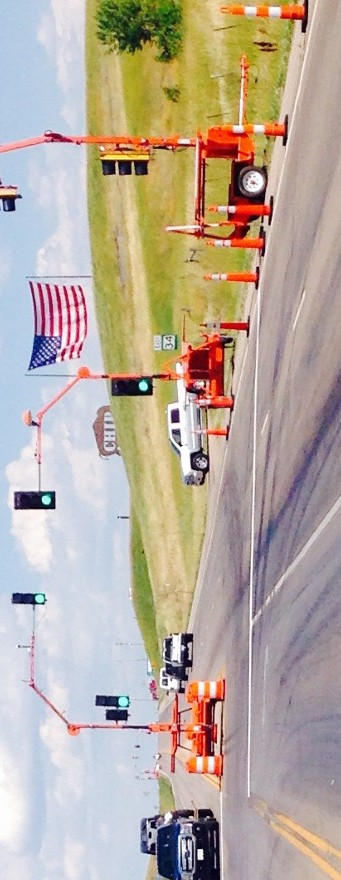
#> input picture Line_Data/test_images/1.jpg, 341 x 880 px; its folder holds only this picture in this run
$ jupyter execute --allow-errors line_detection.ipynb   (shell and % lines are left out)
#> lines starting #> are read from the running program, lines starting #| are printed output that depends on the picture; after the words box and inside, x2 and y2 are one past the last pixel; in counts of white or black regions, pixels touching at a corner belong together
#> further down, image is the input picture: shape (880, 341, 3); mean R, G, B 184.1, 171, 157.9
[cell 1]
import matplotlib.pyplot as plt
import matplotlib.image as mpimg
import numpy as np
from PIL import Image
import cv2
import math

[cell 2]
def grayscale(img):
    return cv2.cvtColor(img, cv2.COLOR_RGB2GRAY)
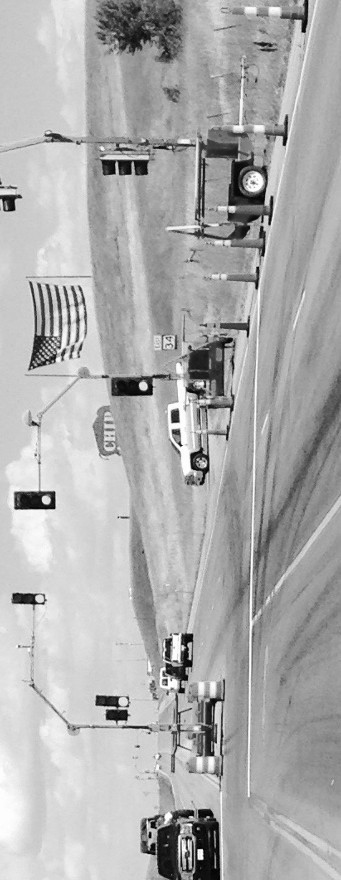
#> returned value: shape (880, 341); min 1, max 255, mean 173.4

def canny(img, low_threshold, high_threshold):
#> called with low_threshold = 100, high_threshold = 200
    return cv2.Canny(img, low_threshold, high_threshold)
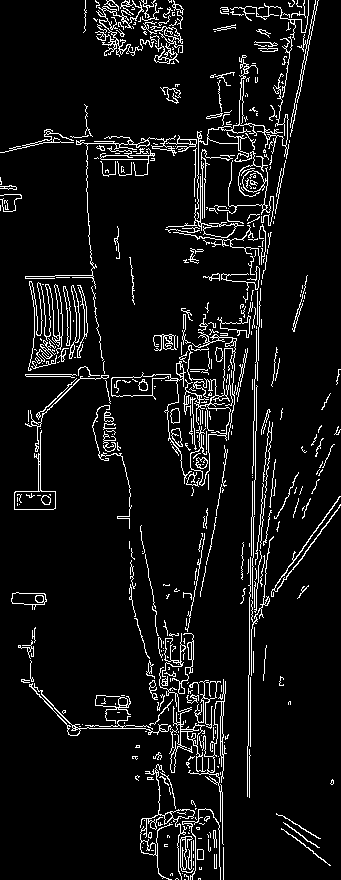
#> returned value: shape (880, 341); 7.1% white in thin lines or dots

def gaussian_blur(img, kernel_size):
    return cv2.GaussianBlur(img, (kernel_size, kernel_size), 0)

def region_of_interest(img, vertices):
    mask = np.zeros_like(img)
    if len(img.shape) > 2:
        channel_count = img.shape[2]
        ignore_mask_color = (255,) * channel_count
    else:
        ignore_mask_color = 255
    cv2.fillPoly(mask, vertices, ignore_mask_color)
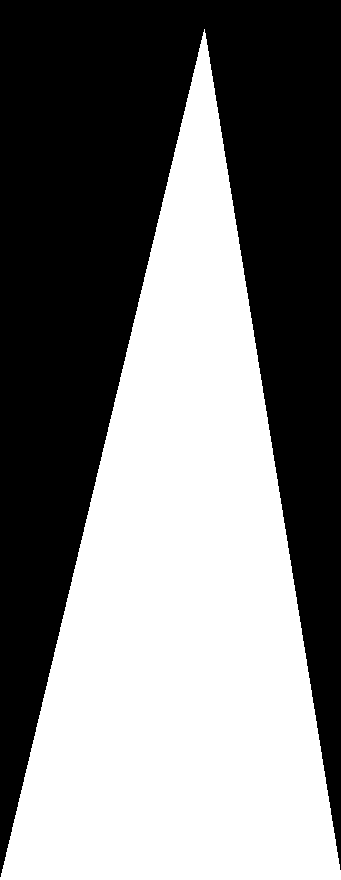
#> mask: shape (880, 341); 48.6% white; 1 white region, box (x1, y1, x2, y2) and area: (0, 29, 341, 880) 145929
    masked_image = cv2.bitwise_and(img, mask)
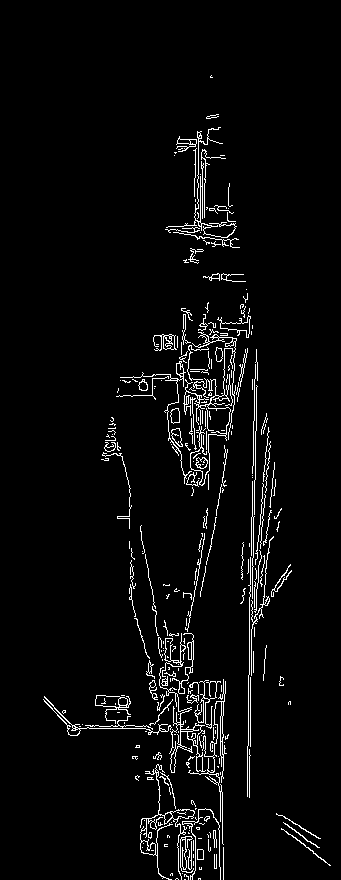
#> masked_image: shape (880, 341); 3.8% white in thin lines or dots, all inside (x1, y1, x2, y2) = (43, 75, 331, 880)
#> `lines = cv2.HoughLinesP( cropped_image, rho=4, theta=np.pi / 60, thres..`: lines = 128 rows, first 6: [202, 773, 202, 749], [201, 168, 201, 152], [194, 235, 194, 213], [190, 826, 190, 810], [202, 223, 202, 165], [193, 659, 193, 635]
#> the loop `for i in lines:` made 128 passes
#> after the loop `for i in lines:`: diff = 6724
    return masked_image


def draw_lines(img, lines, color=[255, 0, 0], thickness=4):
#> called with thickness = 4
    if lines is None:
        return
    img = np.copy(img)
    line_img = np.zeros(
        (
            img.shape[0],
            img.shape[1],
            3
        ),
        dtype=np.uint8,
    )
    for line in lines:
        for x1, y1, x2, y2 in line:
            cv2.line(line_img, (x1, y1), (x2, y2), color, thickness)
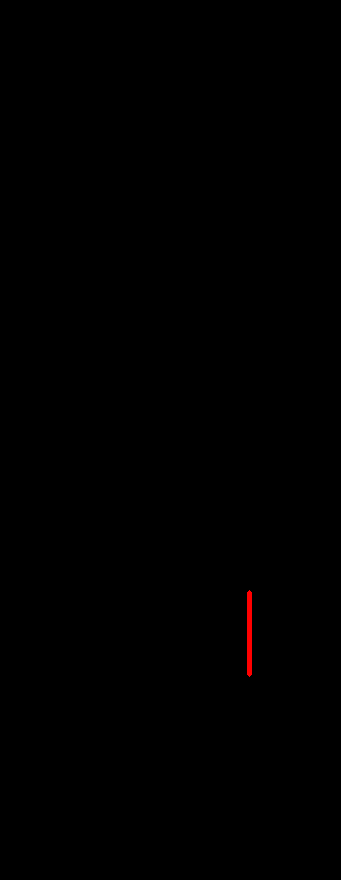
#> line_img: shape (880, 341, 3); mean of channels 0, 1, 2 0.4, 0, 0; drawn as R, G, B
    img = cv2.addWeighted(img, 0.8, line_img, 1.0, 0.0)
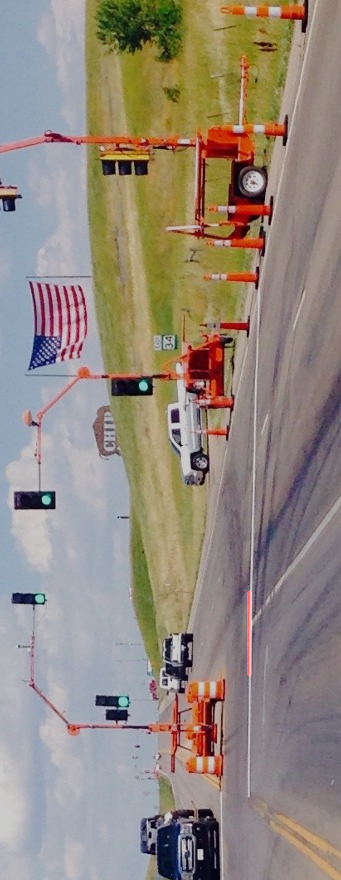
#> img: shape (880, 341, 3); mean R, G, B 147.4, 136.8, 126.3
#> `finalans=[int(ans[0]),int(0),int(ans[0]),int(height)]`: finalans = [249, 0, 249, 880]
#> the loop `for i in finalans:` made 4 passes
    return img

def hough_lines(img, rho, theta, threshold, min_line_len, max_line_gap):
    lines = cv2.HoughLinesP(img, rho, theta, threshold, np.array([]), minLineLength=min_line_len, maxLineGap=max_line_gap)
    print(lines)
    if lines is None:
        lines = cv2.HoughLinesP(img, rho, theta, threshold+50, np.array([]), minLineLength=min_line_len, maxLineGap=max_line_gap)
    if lines is None:
        lines = cv2.HoughLinesP(img, rho, theta, threshold-50, np.array([]), minLineLength=min_line_len, maxLineGap=max_line_gap)

    line_img = np.zeros((img.shape[0], img.shape[1], 3), dtype=np.uint8)
    draw_lines(line_img, lines)
    return line_img

def weighted_img(img, initial_img, α=0.8, β=1., γ=0.):
    return cv2.addWeighted(initial_img, α, img, β, γ)

#> (a cell that did not finish here is left out)

        plt.figure()
        plt.imshow(line_image)
        plt.show()
